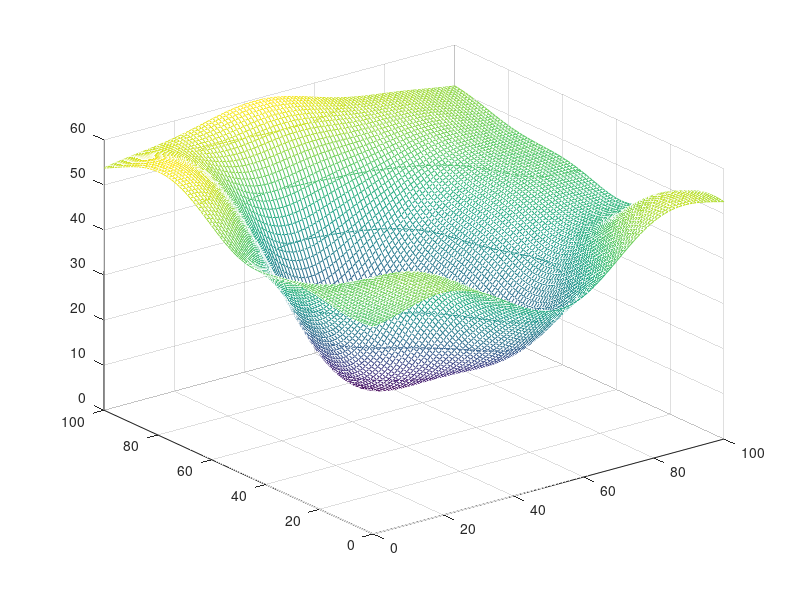

The MATLAB script that drew this image:
% Matlab code to generate the random snapshot for Laplace-like pdf:
M = 20;                                                          % Number of snapshots
%N = 20;                                                        % for Laplace-like                 % Number of large-scale Gaussians
N = 150;                                                        % for Gaussian-like
Peak = 100;                                                           % Peak of the 3D signal
Sigma = 15;                                                           % std of large scale Gaussian
Ns = 150;                                                            % Number of the small-scale Gaussians
Ss = 10;                                                                  % for Laplace-like                  % std of the small scale Gaussians
%Ss = 10;                                                           % for Gaussian-like

V = 100 * (0 : 0.01 : 1);
[X,Y] = meshgrid(V);

z = [];
P = rand(N,3);
P(:,1:2) = Peak * P(:,1:2);
for Wnum = 1 : M
    Z = zeros(size(X));
    rand('state', sum(100*clock));
    
    % Generation of the large scale Gaussians
    %P = Peak * rand(N,3);
    for k = 1: N
        Z = Z + 2 * Peak * (P(k,3) - 0.5) / sqrt(2*pi) / Sigma * exp(-((X-P(k,1)).^2 + (Y-P(k,2)).^2)/2/Sigma^2);
    end,
    
    % Genmeration of small scale Gaussians
    Ps = rand(Ns,3);
    Ps(:,1:2) = Peak * Ps(:,1:2);   
    for k = 1 : Ns
        Z = Z + 5 * (Ps(k,3) - 0.5) / sqrt(2*pi) / Ss * exp(-((X-Ps(k,1)).^2 + (Y-Ps(k,2)).^2)/2/Ss^2);
    end,
    
    % Snapshot normalization
    Z = Peak / 2 * Z/(max(max(Z)) - min(min(Z))) + 50;
    
    Data = Z;
    %[p,xx] = ksdensity(Z(:));
    [p,xx] = hist(Z(:),500);
    % saving snapshot
    name = sprintf('NewWave_%d',Wnum);
    save(name,'Data', 'P','Ps','Sigma','Ss','N','Ns','Peak', 'xx', 'p'); 
    z = [z;Z(:)];
end,

%[N,xx] = hist(z,100);
%p = N/sum(N);
%[p,xx] = ksdensity(z);
[p,xx] = hist(Z(:),500);
save('pdf','p','xx');
%figure(1); plot(xx,p); grid on;
%t = 0:100;
%pg=1/sqrt(2*pi)/13*exp(-(t-50).^2/13^2);
%figure(1); hold on; plot(t,pg,'r');

figure(2); mesh(X,Y,Z); hold on;
Vec = 5:10:95;
contour3(X,Y,Z,Vec);


